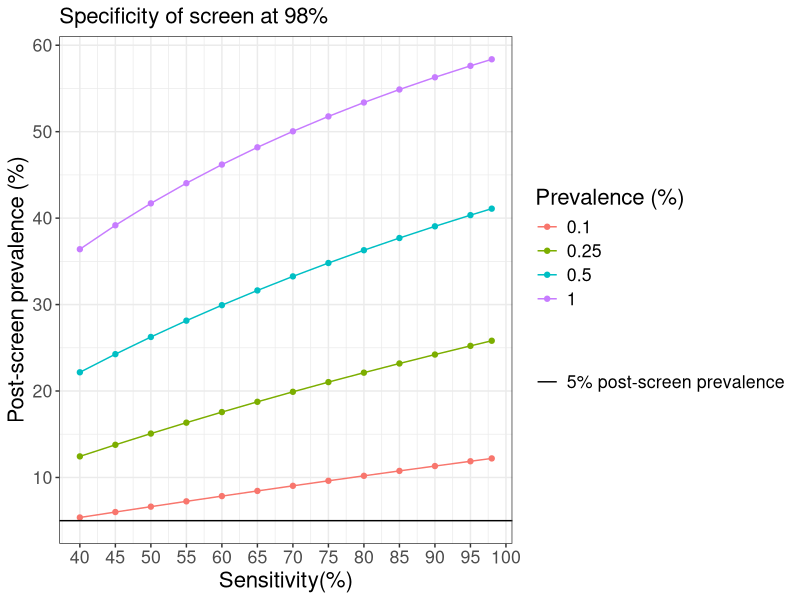

Write R code to recreate this figure. (Note: this script raises an error after producing the figure.)
# Two step -----high specificty - range specificity------------------------

library(tidyverse)
rm(list=ls())
N=100000 #screening population size
vals=c(0.4,0.45,0.5,0.55,0.6,0.65,0.7,0.75,0.8,0.85,0.9,0.95,0.98)
startedPrevs=c(0.001,0.0025,0.005,0.01)

spec1=0.98
confSens=0.9
confSpec=0.96
cxrSpec=0.7
cxrSens=0.85

# Simulate decision tree ---------------------------------------------------
for (p in 1:4){
  prev=startedPrevs[p]
  
  #sens1
  for (i in 1: length(vals)){
    sens1=vals[i]
    
    TBP=prev*N
    TBN=(1-prev)*N
    
    FP1=TBN*(1-spec1)
    FP2=FP1*(1-cxrSpec)
    TN1=TBN*(spec1)
    TN2=FP1*cxrSpec
    
    TP1=TBP*sens1
    TP2=TP1*cxrSens
    FN1=TBP*(1-sens1)
    FN2=TP1*(1-cxrSens)
    
    FP3=FP2*(1-confSpec)
    TB3=FP2*confSpec
    TP3=TP2*confSens
    FN3=TP2*(1-confSens)
    
    screen1Pos=TP1+FP1
    cxrScreenPos=TP2+FP2
    preTestPrev=(TP2/cxrScreenPos)
    percCorTB=TP3/TBP
    
    outIntermediate=t(c(prev,sens1,spec1,TBP, FP1,TP1,FN1,TN1,FP2,TP2,FP3,TP3,screen1Pos,cxrScreenPos,preTestPrev,percCorTB))
    outIntermediate=data.frame((outIntermediate))
    
    
    if (i==1& p==1){
      out=outIntermediate
    }else{
      out=rbind(out,outIntermediate)
    }
    
  }
}



colnames(out)=c("prev","sens1","spec1","TBP", "FP1","TP1","FN1","TN1","FP2","TP2","FP3","TP3","screen1Pos","cxrScreenPos","preTestPrev","percCorTB")

outFinal=out

outFinal$prev=factor(outFinal$prev*100)
outFinal$numDiagnostic=outFinal$TP2+outFinal$FP2
outFinal$yield=100*(outFinal$TP3/outFinal$numDiagnostic)
outFinal=outFinal %>% group_by(prev)

##Table summary
outFinal$algType="TwoStep"
outFinal$testConstraint="HighSpec"
outFinal$totalCohort=N
outFinal$confirmatoryPos=outFinal$TP3+outFinal$FP3


# Figure development ------------------------------------------------------

#tested vs found
testedFound=outFinal %>% select(prev,sens1,numDiagnostic,TP3,screen1Pos,percCorTB,yield)
testedFound=testedFound %>% gather("group","value",3:7)

TBPos=testedFound%>% filter(group=="TP3")
diags=testedFound%>% filter(group=="numDiagnostic")
corTB=testedFound%>% filter(group=="percCorTB")
yield=testedFound%>% filter(group=="yield")
cxrs=testedFound %>% filter(group=="screen1Pos")


#Manuscript figures
#Pre-diagnostic Prevalence
figS2a=ggplot(outFinal,aes(sens1*100,preTestPrev*100,group=prev,colour=prev))+geom_point()+geom_line()+
  theme_bw()+xlab("Sensitivity(%)")+ylab("Post-screen prevalence (%)")+geom_hline(aes(yintercept = 5, linetype = "5% post-screen prevalence"))+
  labs(subtitle = "Specificity of screen at 98%")+
  scale_y_continuous(breaks=seq(0,60,10))+scale_x_continuous(breaks=seq(40,100,5)) +theme(legend.position = "right")+
  theme(text=element_text(size=16))+scale_linetype_manual(name="",values = c("5% post-screen prevalence" = "solid"))+
  scale_color_discrete(name="Prevalence (%)")

figS2a
ggsave(file="/Users/adenooy/Library/CloudStorage/OneDrive-Personal/AMC/TB/Screening Paper/Revision 1 - LGH/figures/Screening Figure S2A_R1.svg", plot=figS2a, width=10, height=5)

diags$prevlab=paste("Prev: ",diags$prev,"%",sep="")
corTB$prevlab=paste("Prev: ",corTB$prev,"%",sep="")
TBPos$prevlab=paste("Prev: ",corTB$prev,"%",sep="")
cxrs$prevlab=paste("Prev: ",cxrs$prev,"%",sep="")


figS2b=ggplot(data=cxrs ,aes(sens1*100,value,fill="# Chest Xrays"))+geom_bar(stat="identity")+facet_wrap(.~prevlab)+
  geom_bar(data=diags,aes(sens1*100,value,fill="# Confirmatory Tests"),stat="identity")+
  theme_bw()+xlab("Screen Sensitivity(%)")+
  labs(subtitle = "Specificity of screen at 98% ")+ylab("Number of tests")+
  scale_x_continuous(breaks=seq(40,100,5))+ scale_color_manual(name="",values=c("black","black"))+ scale_fill_manual(name="",values=c("#45C4B0","#B4CF66"))+ 
  theme(legend.position = "bottom",text=element_text(size=16))

figS2b

ggsave(file="/Users/adenooy/Library/CloudStorage/OneDrive-Personal/AMC/TB/Screening Paper/Revision 1 - LGH/figures/Screening Figure S2B_R1.svg", plot=figS2b, width=10, height=5)

coeff=12.5
figS2c=ggplot(data=TBPos,aes(sens1*100,value,fill="Cases detected"),stat="identity")+geom_bar(stat="identity")+facet_wrap(.~prevlab)+
  geom_line(data=corTB,aes(x=sens1*100,y=value*100*coeff,colour="TB Case Detection (%)"))+
  geom_point(data=corTB,aes(x=sens1*100,y=value*100*coeff,colour="TB Case Detection (%)"))+
  geom_text(data=corTB,aes(x=sens1*100,y=(value)*100*coeff+120,label=round(value*100,0),colour="TB Case Detection (%)"))+
  theme_bw()+xlab("Screen Sensitivity(%)")+
  labs(subtitle = "Specificity of screen at 98% ")+ylab("Number of positive TB tests")+
  scale_x_continuous(breaks=seq(40,100,5))+ scale_color_manual(name="",values=c("black","black"))+ scale_fill_manual(name="",values=c("#146152"))+ 
  theme(legend.position = "bottom",text=element_text(size=16))+scale_y_continuous(
    name = "Number of positive TB tests",
    sec.axis = sec_axis(~ . /coeff , name = "TB Case Detection (%)")  # transformation
  )

figS2c


ggsave(file="/Users/adenooy/Library/CloudStorage/OneDrive-Personal/AMC/TB/Screening Paper/Revision 1 - LGH/figures/Screening Figure S2c_R1.svg", plot=figS2c, width=10, height=5)

costDiag=8
cost_screen=2
cost_cxr=3.8

outFinal$diagCost=costDiag*outFinal$numDiagnostic
outFinal$cxrCost=cost_cxr*outFinal$screen1Pos
outFinal$total_cost_screen =outFinal$cxrCost+outFinal$diagCost+N*cost_screen

outFinal$cost_correct=outFinal$total_cost_screen/outFinal$TP3

costing_data=outFinal %>% select(prev,sens1,spec1,cost_correct)

library(RColorBrewer)

costing_data$prev=factor(costing_data$prev)
costing_data$sens1=factor(costing_data$sens1*100)

figS3d=ggplot(costing_data,aes(sens1,prev,fill=cost_correct))+geom_tile(color = "grey50",
                                                                        lwd = 0.5,
                                                                        linetype = 1)+theme_bw()+xlab("Sensitivity (%)")+ylab("Prevalence (%)")+
  theme(text=element_text(size=16))+
  scale_fill_distiller(
    palette = "RdYlGn",    # reversed green-to-red, use "YlGnBu" etc. for others
    direction = -1,        # -1 to flip colors (green = low, red = high)
    limits = c(0, 8500),    # set fixed min and max
    name = "Cost per correct diagnosis"
  )+geom_text(aes(label=round(cost_correct,0)))+labs(title="Two-screen - High-specificity Test")

figS3d

write.csv(costing_data,"/Users/adenooy/Downloads/costing_two_high_spec.csv")





